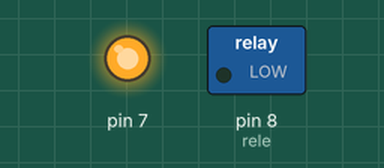
Bench run of a sketch on a simulated Arduino Uno, built with avr-gcc and run on an emulated ATmega328P. Shown: switched loads named in the sketch (green lamp = pin HIGH), output pins drawn as LEDs (lit = HIGH).

Above: at 0.1 s.
Timing chart, 0 to 1.6 s (numbered marks = the images above):
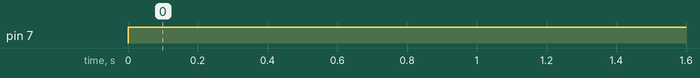

The sketch:

main.ino
```cpp
#include <IRremote.h>
#include <IRremoteInt.h>

#define sensor 2
#define rele 8

bool estado_rele = false; //variavel  pra desligar e ligar o  rele

IRrecv sensorIR(sensor);
decode_results comando;

void setup(){
 Serial.begin(9600);
sensorIR.enableIRIn();
pinMode(rele, OUTPUT);
pinMode(7,OUTPUT);
}

void loop(){
  digitalWrite(7, HIGH);
 if(sensorIR.decode(&comando)){
  Serial.println(comando.value, HEX);

    switch(comando.value){
      case(0xFF38C7):{  // se botão OK for pressionado
       estado_rele = !estado_rele; // inverte o valor da variavel estado rele
       Serial.println("ok pressionado");
       break;
       }
    }
    sensorIR.resume(); // encerra os códigos recebidos

 }
     digitalWrite(rele, estado_rele);
}
```

Measured:
- by itself, pin 7: LOW → HIGH at 0.00 s
